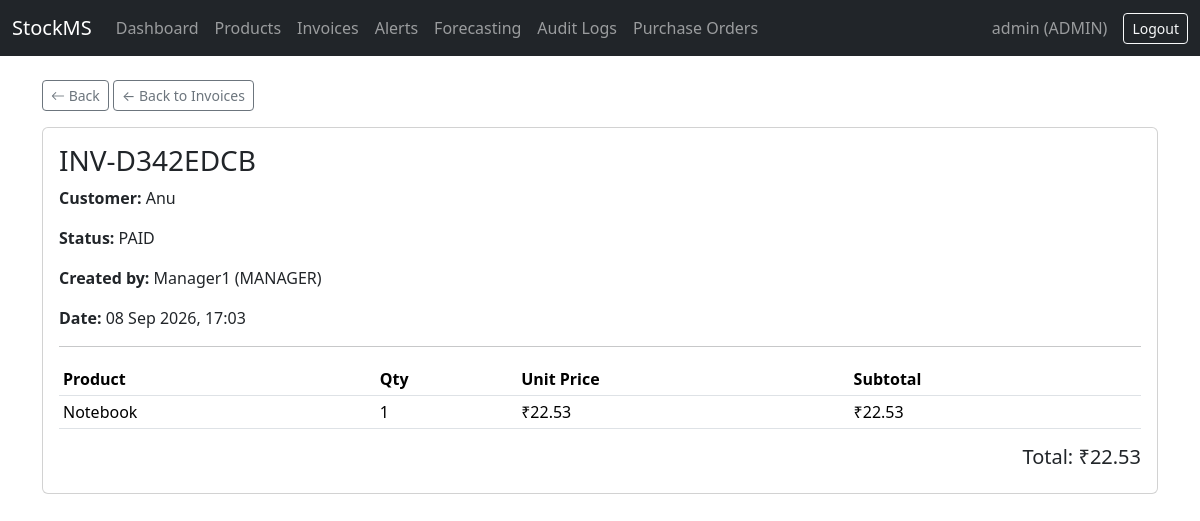
Screenshot of /invoices/3/ (signed in) with the database file from the repository.
### accounts/models.py (models this page shows, shortened)
class User(AbstractUser):
    class Role(models.TextChoices):
        ADMIN = 'ADMIN', 'Admin'
        MANAGER = 'MANAGER', 'Manager'
        STAFF = 'STAFF', 'Staff'
    role = models.CharField(
        max_length=10,
        choices=Role.choices,
        default=Role.STAFF,
    )
    def __str__(self):
        return f"{self.username} ({self.role})"

### billing/models.py (models this page shows, shortened)
class Invoice(models.Model):
    class Status(models.TextChoices):
        PENDING = 'PENDING', 'Pending'
        PAID = 'PAID', 'Paid'
        CANCELLED = 'CANCELLED', 'Cancelled'
    invoice_number = models.CharField(max_length=20, unique=True)
    customer = models.ForeignKey(Customer, on_delete=models.SET_NULL, null=True, related_name='invoices')
    created_by = models.ForeignKey(settings.AUTH_USER_MODEL, on_delete=models.SET_NULL, null=True)
    status = models.CharField(max_length=10, choices=Status.choices, default=Status.PENDING)
    created_at = models.DateTimeField(auto_now_add=True)
    @property
    def total_amount(self):
        return sum(item.subtotal for item in self.items.all())

class Customer(models.Model):
    name = models.CharField(max_length=200)
    phone = models.CharField(max_length=20, blank=True)
    email = models.EmailField(blank=True)
    address = models.TextField(blank=True)
    def __str__(self):
        return self.name

class InvoiceItem(models.Model):
    invoice = models.ForeignKey(Invoice, on_delete=models.CASCADE, related_name='items')
    product = models.ForeignKey(Product, on_delete=models.PROTECT)
    quantity = models.PositiveIntegerField()
    unit_price = models.DecimalField(max_digits=10, decimal_places=2)
    @property
    def subtotal(self):
        return self.quantity * self.unit_price

### inventory/models.py (models this page shows, shortened)
class Product(models.Model):
    name = models.CharField(max_length=200)
    sku = models.CharField(max_length=50, unique=True)
    barcode = models.CharField(max_length=100, unique=True, blank=True, null=True)
    category = models.ForeignKey(Category, on_delete=models.SET_NULL, null=True, related_name='products')
    supplier = models.ForeignKey(Supplier, on_delete=models.SET_NULL, null=True, related_name='products')
    price = models.DecimalField(max_digits=10, decimal_places=2)
    quantity = models.PositiveIntegerField(default=0)
    reorder_level = models.PositiveIntegerField(default=10)
    max_stock_level = models.PositiveIntegerField(default=100)
    created_at = models.DateTimeField(auto_now_add=True)
    updated_at = models.DateTimeField(auto_now=True)

### billing/views.py (the view)
# urls.py: path('<int:pk>/', views.invoice_detail, name='invoice_detail'),
@login_required
def invoice_detail(request, pk):
    invoice = get_object_or_404(Invoice, pk=pk)
    return render(request, 'billing/invoice_detail.html', {'invoice': invoice})

### billing/templates/billing/invoice_detail.html (shortened to what this page needs)
{% extends 'base.html' %}
{% block content %}
<a href="{% url 'invoice_list' %}" class="btn btn-sm btn-outline-secondary mb-3">← Back to Invoices</a>
<div class="card">
    <div class="card-body">
        <h3>{{ invoice.invoice_number }}</h3>
        <p><strong>Customer:</strong> {{ invoice.customer|default:"Walk-in" }}</p>
        <p><strong>Status:</strong> {{ invoice.status }}</p>
        <p><strong>Created by:</strong> {{ invoice.created_by }}</p>
        <p><strong>Date:</strong> {{ invoice.created_at|date:"d M Y, H:i" }}</p>
        <hr>
        <table class="table table-sm">
            <thead>
                <tr><th>Product</th><th>Qty</th><th>Unit Price</th><th>Subtotal</th></tr>
            </thead>
            <tbody>
                {% for item in invoice.items.all %}
                <tr>
                    <td>{{ item.product.name }}</td>
                    <td>{{ item.quantity }}</td>
                    <td>₹{{ item.unit_price }}</td>
                    <td>₹{{ item.subtotal }}</td>
                </tr>
                {% endfor %}
            </tbody>
        </table>
        <h5 class="text-end">Total: ₹{{ invoice.total_amount }}</h5>
    </div>
</div>
{% endblock %}

### templates/base.html (shortened to what this page needs)
{% load static %}
<!DOCTYPE html>
<html lang="en">
<head>
    <link href="https://cdn.jsdelivr.net/npm/bootstrap@5.3.3/dist/css/bootstrap.min.css" rel="stylesheet">
    <link href="https://cdn.jsdelivr.net/npm/bootstrap-icons@1.11.3/font/bootstrap-icons.css" rel="stylesheet">
</head>
<body>
    <nav class="navbar navbar-expand-lg navbar-dark bg-dark">
        <div class="container-fluid">
            <a class="navbar-brand" href="{% url 'dashboard' %}">StockMS</a>
            <div class="collapse navbar-collapse">
                <ul class="navbar-nav me-auto">
                    <li class="nav-item"><a class="nav-link" href="{% url 'dashboard' %}">Dashboard</a></li>
                    <li class="nav-item"><a class="nav-link" href="{% url 'product_list' %}">Products</a></li>
                    <li class="nav-item"><a class="nav-link" href="{% url 'invoice_list' %}">Invoices</a></li>
                    <li class="nav-item"><a class="nav-link" href="{% url 'alert_list' %}">Alerts</a></li>
                    <li class="nav-item"><a class="nav-link" href="{% url 'forecast_page' %}">Forecasting</a></li>
                    {% if user.role == 'ADMIN' %}
                        <li class="nav-item"><a class="nav-link" href="{% url 'audit_log_list' %}">Audit Logs</a></li>
                    {% endif %}
                    {% if user.role == 'ADMIN' or user.role == 'MANAGER' %}
                        <li class="nav-item"><a class="nav-link" href="{% url 'purchase_order_list' %}">Purchase Orders</a></li>
                    {% endif %}
                </ul>
                {% if user.is_authenticated %}
                <span class="navbar-text me-3">{{ user.username }} ({{ user.role }})</span>
<form method="post" action="{% url 'logout' %}" class="d-inline">
    <button type="submit" class="btn btn-outline-light btn-sm">Logout</button>
</form>                {% endif %}
            </div>
        </div>
    </nav>
    <div class="container mt-4">
    <a href="javascript:history.back()" class="btn btn-sm btn-outline-secondary mb-3">
        <i class="bi bi-arrow-left"></i> Back
    </a>
        {% block content %}
        {% endblock %}
    </div>
</body>
</html>

### rows the page displays
User: username "admin", role "ADMIN"
Invoice: invoice_number "INV-D342EDCB", customer "Anu", status "PAID", created_by "Manager1 (MANAGER)", created_at "08 Sep 2026, 17:03", total_amount "22.53"
InvoiceItem: product.name "Notebook", quantity "1", unit_price "22.53", subtotal "22.53"
